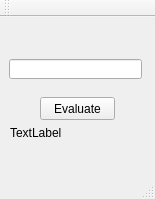
<?xml version="1.0" encoding="UTF-8"?>
<ui version="4.0">
 <class>MainWindow</class>
 <widget class="QMainWindow" name="MainWindow">
  <property name="geometry">
   <rect>
    <x>0</x>
    <y>0</y>
    <width>155</width>
    <height>199</height>
   </rect>
  </property>
  <property name="windowTitle">
   <string>MainWindow</string>
  </property>
  <widget class="QWidget" name="centralWidget">
   <widget class="QLineEdit" name="lineEdit">
    <property name="geometry">
     <rect>
      <x>9</x>
      <y>42</y>
      <width>133</width>
      <height>20</height>
     </rect>
    </property>
   </widget>
   <widget class="QLabel" name="label">
    <property name="geometry">
     <rect>
      <x>10</x>
      <y>100</y>
      <width>131</width>
      <height>31</height>
     </rect>
    </property>
    <property name="text">
     <string>TextLabel</string>
    </property>
   </widget>
   <widget class="QPushButton" name="pushButton">
    <property name="geometry">
     <rect>
      <x>40</x>
      <y>80</y>
      <width>75</width>
      <height>23</height>
     </rect>
    </property>
    <property name="text">
     <string>Evaluate</string>
    </property>
   </widget>
  </widget>
  <widget class="QMenuBar" name="menuBar">
   <property name="geometry">
    <rect>
     <x>0</x>
     <y>0</y>
     <width>155</width>
     <height>21</height>
    </rect>
   </property>
  </widget>
  <widget class="QToolBar" name="mainToolBar">
   <attribute name="toolBarArea">
    <enum>TopToolBarArea</enum>
   </attribute>
   <attribute name="toolBarBreak">
    <bool>false</bool>
   </attribute>
  </widget>
  <widget class="QStatusBar" name="statusBar"/>
 </widget>
 <layoutdefault spacing="6" margin="11"/>
 <resources/>
 <connections/>
</ui>
